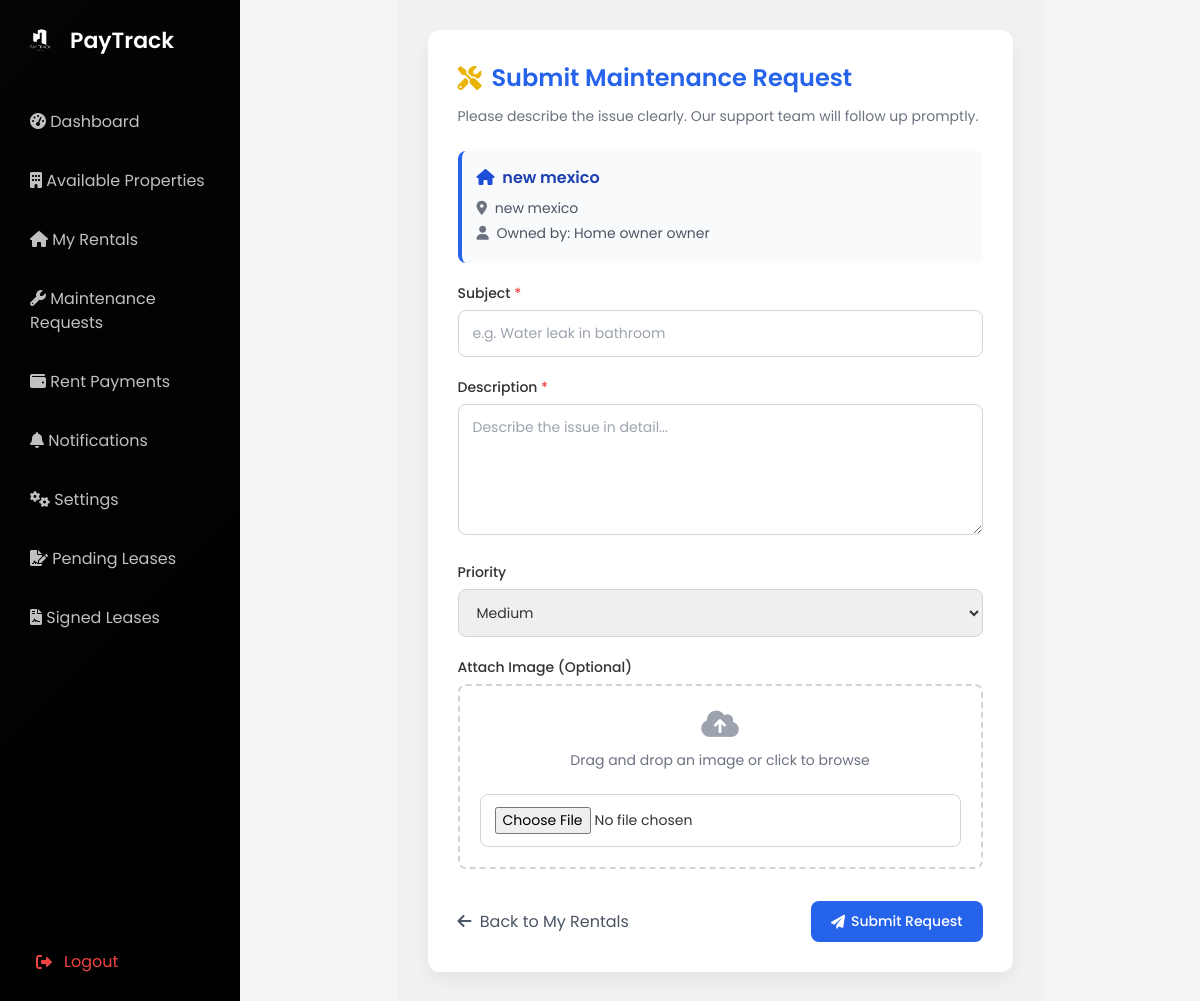
The app's page /rental/13/maintenance-request/ (signed in), older data.
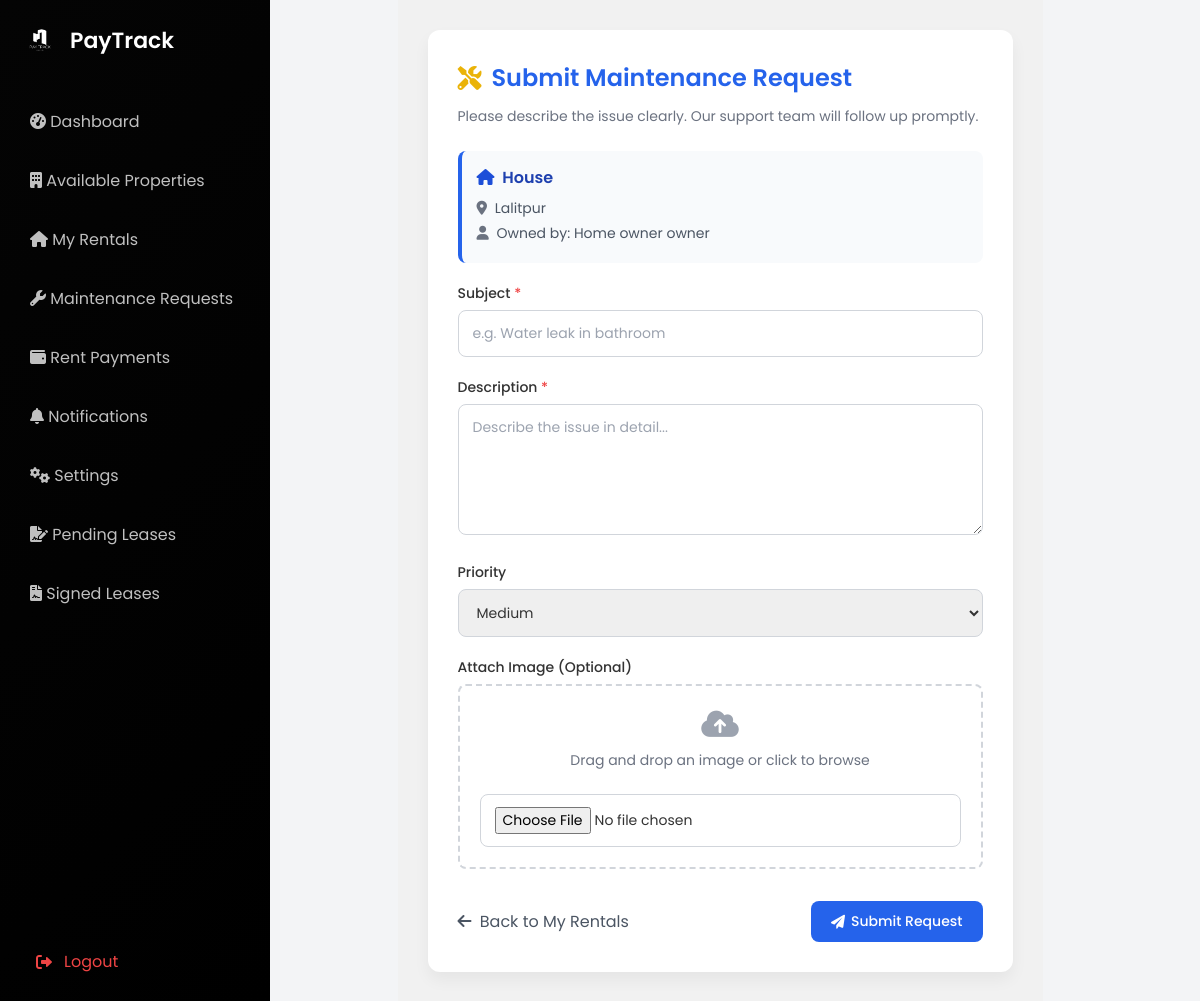
The same page, newer data.
### user/models.py (models this page shows, shortened)
class Rental(models.Model):
    tenant = models.ForeignKey(
        settings.AUTH_USER_MODEL,
        on_delete=models.CASCADE,
        limit_choices_to={'user_type': 'tenant'}
    )
    property = models.ForeignKey(Property, on_delete=models.CASCADE)
    rent_amount = models.DecimalField(max_digits=10, decimal_places=2)
    start_date = models.DateField()
    end_date = models.DateField(blank=True, null=True)
    is_active = models.BooleanField(default=True)

class Property(models.Model):
    PROPERTY_TYPES = [
        ('house', 'House'),
        ('apartment', 'Apartment'),
        ('villa', 'Villa'),
        ('land', 'Land'),
    ]
    homeowner = models.ForeignKey(
        settings.AUTH_USER_MODEL,
        on_delete=models.CASCADE,
        related_name='properties',
        null=True,
        blank=True
    )
    title = models.CharField(max_length=200, default="Unnamed Property")
    location = models.CharField(max_length=200, default="Unknown Location")
    property_type = models.CharField(max_length=20, choices=PROPERTY_TYPES, default='house')
    price = models.DecimalField(max_digits=10, decimal_places=2, default=0.00)
    bedrooms = models.IntegerField(null=True, blank=True, default=1)
    bathrooms = models.IntegerField(null=True, blank=True, default=1)
    description = models.TextField(default="No description available.")
    image = models.ImageField(upload_to='properties/', default='default_property.jpg')
    featured = models.BooleanField(default=False)
    is_available = models.BooleanField(default=True)  # New: To show if property is rented

class CustomUser(AbstractUser):
    USER_TYPE_CHOICES = (
        ('tenant', 'Tenant'),
        ('home owner', 'Home Owner'),
    )
    email = models.EmailField(unique=True,null=True)  # Ensuring unique emails for authentication
    user_type = models.CharField(max_length=20, choices=USER_TYPE_CHOICES, default='customer')
    phone_number = models.CharField(max_length=15, blank=True, null=True)
    address = models.TextField(blank=True, null=True)
    company_name = models.CharField(max_length=255, blank=True, null=True)
    date_of_birth = models.DateField(blank=True, null=True)
    USERNAME_FIELD = 'email'  # Login with email instead of username
    REQUIRED_FIELDS = ['username']  # Keep username as an optional field if necessary

### user/views.py (the view)
# urls.py: path('rental/<int:rental_id>/maintenance-request/', views.submit_maintenance_request, name='submit_maintenance_request'),
@login_required
def submit_maintenance_request(request, rental_id):
   rental = get_object_or_404(Rental, id=rental_id, tenant=request.user)
   if request.method == 'POST':
       form = MaintenanceRequestForm(request.POST, request.FILES)
       if form.is_valid():
           try:
               maintenance_request = form.save(commit=False)
               maintenance_request.rental = rental
               maintenance_request.status = 'pending'
               if 'attachment' in request.FILES:
                   attachment = request.FILES['attachment']
                   ext = attachment.name.split('.')[-1].lower()
                   if ext not in ['jpg', 'jpeg', 'png', 'gif', 'bmp', 'tiff', 'webp']:
                       messages.error(request, "Only image files are allowed for attachments.")
                       return render(request, 'user/submit_request.html', {
                           'form': form,
                           'rental': rental
                       })
               maintenance_request.save()
               messages.success(request, 'Maintenance request submitted successfully.')
               return redirect('view_maintenance_requests')
           except Exception as e:
               messages.error(request, f"Error submitting request: {str(e)}")
       else:
           for field, errors in form.errors.items():
               for error in errors:
                   messages.error(request, f"{field}: {error}")
   else:
       form = MaintenanceRequestForm()
   return render(request, 'user/submit_request.html', {
       'form': form,
       'rental': rental
   })

### user/forms.py (shortened to what this page needs)
class MaintenanceRequestForm(forms.ModelForm):
    class Meta:
        model = MaintenanceRequest
        fields = ['subject', 'description', 'priority', 'attachment']
        widgets = {
            'subject': forms.TextInput(attrs={
                'class': 'form-control',
                'placeholder': 'e.g. Water leak in bathroom'
            }),
            'description': forms.Textarea(attrs={
                'class': 'form-control',
                'rows': 5,
                'placeholder': 'Describe the issue in detail...'
            }),
            'priority': forms.Select(attrs={'class': 'form-control'}),
            'attachment': forms.ClearableFileInput(attrs={'class': 'form-control'}),
        }
    def __init__(self, *args, **kwargs):
        super(MaintenanceRequestForm, self).__init__(*args, **kwargs)
        self.fields['attachment'].required = False

### user/templates/user/submit_request.html (shortened to what the changed rows need)
{% load static %}
<!DOCTYPE html>
<html lang="en">
<head>
  <link rel="stylesheet" href="{% static 'css/dashboard.css' %}">
  <link rel="stylesheet" href="https://cdnjs.cloudflare.com/ajax/libs/font-awesome/6.0.0-beta3/css/all.min.css">
  <script src="https://cdn.tailwindcss.com"></script>
</head>
<body class="bg-gray-100 font-poppins">
  <div class="min-h-screen flex">
    <main class="main-content">
      <div class="form-box">
        <h2><i class="fas fa-tools text-yellow-500"></i> Submit Maintenance Request</h2>
        <div class="property-info">
          <h3><i class="fas fa-home text-blue-700 mr-1"></i> {{ rental.property.title }}</h3>
          <p><i class="fas fa-map-marker-alt text-gray-500 mr-1"></i> {{ rental.property.location }}</p>
          <p><i class="fas fa-user text-gray-500 mr-1"></i> Owned by: {{ rental.property.homeowner.get_full_name|default:rental.property.homeowner.email }}</p>
        </div>
      </div>
    </main>
  </div>
</body>
</html>

Row changes from the older to the newer data that the page shows:
changed through a linked row, Rental "Home owner owner": property "new mexico" → "House"; property.location "new mexico" → "Lalitpur"
